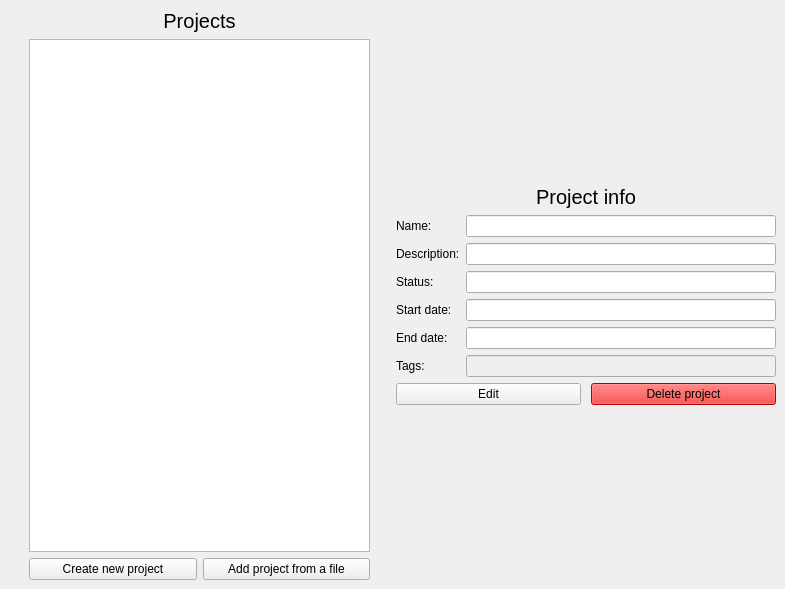
<?xml version="1.0" encoding="UTF-8"?>
<ui version="4.0">
 <class>MainWindow</class>
 <widget class="QMainWindow" name="MainWindow">
  <property name="geometry">
   <rect>
    <x>0</x>
    <y>0</y>
    <width>785</width>
    <height>589</height>
   </rect>
  </property>
  <property name="windowTitle">
   <string>MainWindow</string>
  </property>
  <widget class="QWidget" name="centralwidget">
   <property name="sizePolicy">
    <sizepolicy hsizetype="Preferred" vsizetype="Preferred">
     <horstretch>0</horstretch>
     <verstretch>0</verstretch>
    </sizepolicy>
   </property>
   <layout class="QHBoxLayout" name="horizontalLayout_2">
    <item>
     <layout class="QVBoxLayout" name="verticalLayout">
      <property name="leftMargin">
       <number>20</number>
      </property>
      <property name="rightMargin">
       <number>20</number>
      </property>
      <item alignment="">
       <widget class="QLabel" name="projectsLabel">
        <property name="font">
         <font>
          <pointsize>15</pointsize>
         </font>
        </property>
        <property name="text">
         <string>Projects</string>
        </property>
        <property name="alignment">
         <set>Qt::AlignmentFlag::AlignCenter</set>
        </property>
       </widget>
      </item>
      <item>
       <widget class="QListView" name="projectListView">
        <property name="font">
         <font>
          <pointsize>15</pointsize>
         </font>
        </property>
       </widget>
      </item>
      <item>
       <layout class="QHBoxLayout" name="horizontalLayout_3">
        <item>
         <widget class="QPushButton" name="pushButton_2">
          <property name="text">
           <string>Create new project</string>
          </property>
         </widget>
        </item>
        <item>
         <widget class="QPushButton" name="pushButton">
          <property name="text">
           <string>Add project from a file</string>
          </property>
         </widget>
        </item>
       </layout>
      </item>
     </layout>
    </item>
    <item>
     <layout class="QVBoxLayout" name="verticalLayout_3">
      <item>
       <spacer name="verticalSpacer_2">
        <property name="orientation">
         <enum>Qt::Orientation::Vertical</enum>
        </property>
        <property name="sizeHint" stdset="0">
         <size>
          <width>20</width>
          <height>40</height>
         </size>
        </property>
       </spacer>
      </item>
      <item>
       <widget class="QLabel" name="label_2">
        <property name="sizePolicy">
         <sizepolicy hsizetype="Minimum" vsizetype="Maximum">
          <horstretch>0</horstretch>
          <verstretch>0</verstretch>
         </sizepolicy>
        </property>
        <property name="font">
         <font>
          <pointsize>15</pointsize>
         </font>
        </property>
        <property name="text">
         <string>Project info</string>
        </property>
        <property name="alignment">
         <set>Qt::AlignmentFlag::AlignCenter</set>
        </property>
        <property name="wordWrap">
         <bool>false</bool>
        </property>
       </widget>
      </item>
      <item>
       <layout class="QGridLayout" name="gridLayout">
        <item row="2" column="0">
         <widget class="QLabel" name="label_5">
          <property name="text">
           <string>Status:</string>
          </property>
         </widget>
        </item>
        <item row="5" column="0">
         <widget class="QLabel" name="label_8">
          <property name="text">
           <string>Tags:</string>
          </property>
         </widget>
        </item>
        <item row="4" column="0">
         <widget class="QLabel" name="label_7">
          <property name="text">
           <string>End date:</string>
          </property>
         </widget>
        </item>
        <item row="4" column="1">
         <widget class="QLineEdit" name="lineEdit_5"/>
        </item>
        <item row="3" column="1">
         <widget class="QLineEdit" name="lineEdit_4"/>
        </item>
        <item row="0" column="1">
         <widget class="QLineEdit" name="lineEdit"/>
        </item>
        <item row="0" column="0">
         <widget class="QLabel" name="label_3">
          <property name="text">
           <string>Name:</string>
          </property>
         </widget>
        </item>
        <item row="3" column="0">
         <widget class="QLabel" name="label_6">
          <property name="text">
           <string>Start date:</string>
          </property>
         </widget>
        </item>
        <item row="1" column="0">
         <widget class="QLabel" name="label_4">
          <property name="text">
           <string>Description:</string>
          </property>
         </widget>
        </item>
        <item row="2" column="1">
         <widget class="QLineEdit" name="lineEdit_3"/>
        </item>
        <item row="1" column="1">
         <widget class="QLineEdit" name="lineEdit_2"/>
        </item>
        <item row="5" column="1">
         <widget class="QLineEdit" name="lineEdit_6">
          <property name="enabled">
           <bool>false</bool>
          </property>
         </widget>
        </item>
       </layout>
      </item>
      <item>
       <layout class="QHBoxLayout" name="horizontalLayout_4">
        <property name="spacing">
         <number>10</number>
        </property>
        <item>
         <widget class="QPushButton" name="pushButton_4">
          <property name="sizePolicy">
           <sizepolicy hsizetype="Minimum" vsizetype="Fixed">
            <horstretch>0</horstretch>
            <verstretch>0</verstretch>
           </sizepolicy>
          </property>
          <property name="text">
           <string>Edit</string>
          </property>
         </widget>
        </item>
        <item>
         <widget class="QPushButton" name="pushButton_3">
          <property name="sizePolicy">
           <sizepolicy hsizetype="Minimum" vsizetype="Maximum">
            <horstretch>0</horstretch>
            <verstretch>0</verstretch>
           </sizepolicy>
          </property>
          <property name="autoFillBackground">
           <bool>false</bool>
          </property>
          <property name="styleSheet">
           <string notr="true">background-color: red; color: balck;</string>
          </property>
          <property name="text">
           <string>Delete project</string>
          </property>
         </widget>
        </item>
       </layout>
      </item>
      <item>
       <spacer name="verticalSpacer">
        <property name="orientation">
         <enum>Qt::Orientation::Vertical</enum>
        </property>
        <property name="sizeHint" stdset="0">
         <size>
          <width>20</width>
          <height>40</height>
         </size>
        </property>
       </spacer>
      </item>
     </layout>
    </item>
   </layout>
  </widget>
  <widget class="QMenuBar" name="menubar">
   <property name="geometry">
    <rect>
     <x>0</x>
     <y>0</y>
     <width>785</width>
     <height>21</height>
    </rect>
   </property>
  </widget>
 </widget>
 <resources/>
 <connections/>
</ui>
